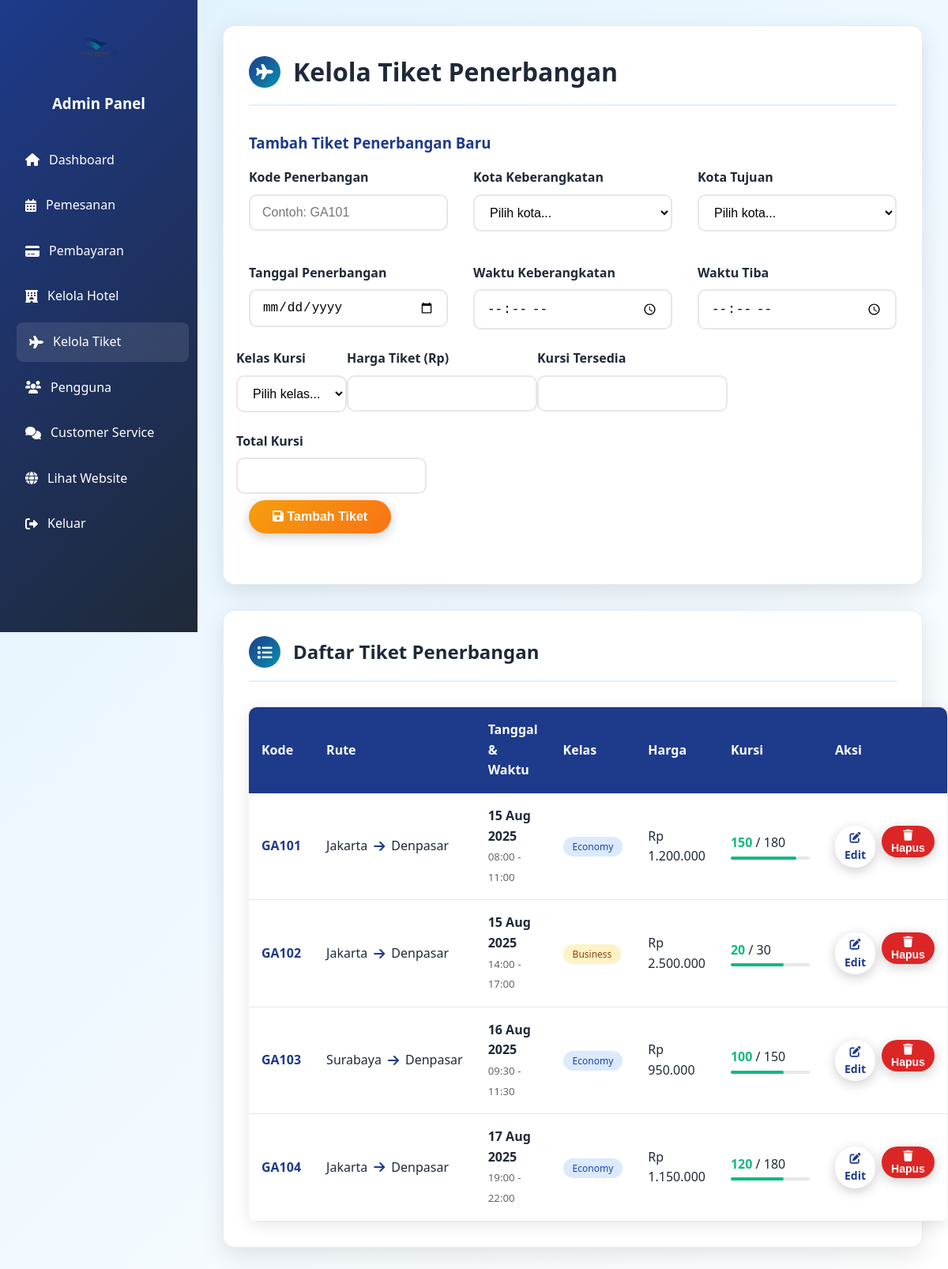
Screenshot of /admin/tickets.php (signed in) with the database file from the repository.
### tables this page shows
CREATE TABLE tickets (
    id INT AUTO_INCREMENT PRIMARY KEY,
    flight_code VARCHAR(10) NOT NULL,
    departure_city VARCHAR(50) NOT NULL,
    arrival_city VARCHAR(50) NOT NULL,
    flight_date DATE NOT NULL,
    departure_time TIME NOT NULL,
    arrival_time TIME NOT NULL,
    seat_type ENUM('Economy', 'Business', 'First Class') NOT NULL,
    price DECIMAL(10,2) NOT NULL,
    available_seats INT DEFAULT 0,
    total_seats INT DEFAULT 0,
    aircraft_type VARCHAR(50) DEFAULT 'Boeing 737-800',
    created_at TIMESTAMP DEFAULT CURRENT_TIMESTAMP,
    updated_at TIMESTAMP DEFAULT CURRENT_TIMESTAMP ON UPDATE CURRENT_TIMESTAMP
);

### admin/tickets.php (the view, shortened to what this page needs)
<?php
require_once '../includes/config.php';
$tickets_stmt = $pdo->query("SELECT * FROM tickets ORDER BY flight_date ASC, departure_time ASC");
$tickets = $tickets_stmt->fetchAll();
$edit_ticket = null;
?>
<!DOCTYPE html>
<html lang="id">
<head>
    <link rel="stylesheet" href="../css/style.css">
    <link rel="stylesheet" href="https://cdnjs.cloudflare.com/ajax/libs/font-awesome/6.0.0/css/all.min.css">
</head>
<body>
    <div class="admin-sidebar">
        <div style="text-align: center; margin-bottom: 2rem;">
            <img src="../Assets/images/Logo(Vertikal).png" alt="Garuda Indonesia" style="height: 60px; margin-bottom: 1rem;">
            <h3 style="color: var(--white); margin: 0;">Admin Panel</h3>
        </div>
        <ul class="admin-nav">
            <li><a href="dashboard.php"><i class="fas fa-home"></i> Dashboard</a></li>
            <li><a href="bookings.php"><i class="fas fa-calendar-alt"></i> Pemesanan</a></li>
            <li><a href="payments.php"><i class="fas fa-credit-card"></i> Pembayaran</a></li>
            <li><a href="hotels.php"><i class="fas fa-hotel"></i> Kelola Hotel</a></li>
            <li><a href="tickets.php" class="active"><i class="fas fa-plane"></i> Kelola Tiket</a></li>
            <li><a href="users.php"><i class="fas fa-users"></i> Pengguna</a></li>
            <li><a href="chats.php"><i class="fas fa-comments"></i> Customer Service</a></li>
            <li><a href="../index.php"><i class="fas fa-globe"></i> Lihat Website</a></li>
            <li><a href="../logout.php"><i class="fas fa-sign-out-alt"></i> Keluar</a></li>
        </ul>
    </div>
    <div class="admin-main">
        <div class="card" style="margin-bottom: 2rem;">
            <div class="card-header">
                <div class="card-icon">
                    <i class="fas fa-plane"></i>
                </div>
                <h1>Kelola Tiket Penerbangan</h1>
            </div>
            <form method="POST" action="" style="margin-bottom: 2rem;">
                <h3 style="color: var(--primary-blue); margin-bottom: 1rem;">
                    <?php echo $edit_ticket ? 'Edit Tiket Penerbangan' : 'Tambah Tiket Penerbangan Baru'; ?>
                </h3>
                <div class="row">
                    <div class="col-md-4">
                        <div class="form-group">
                            <label class="form-label">Kode Penerbangan</label>
                            <input type="text" name="flight_code" class="form-control" required
                                   placeholder="Contoh: GA101"
                                   value="<?php echo $edit_ticket ? htmlspecialchars($edit_ticket['flight_code']) : ''; ?>">
                        </div>
                    </div>
                    <div class="col-md-4">
                        <div class="form-group">
                            <label class="form-label">Kota Keberangkatan</label>
                            <select name="departure_city" class="form-control" required>
                                <option value="">Pilih kota...</option>
                            </select>
                        </div>
                    </div>
                    <div class="col-md-4">
                        <div class="form-group">
                            <label class="form-label">Kota Tujuan</label>
                            <select name="arrival_city" class="form-control" required>
                                <option value="">Pilih kota...</option>
                            </select>
                        </div>
                    </div>
                </div>
                <div class="row">
                    <div class="col-md-4">
                        <div class="form-group">
                            <label class="form-label">Tanggal Penerbangan</label>
                            <input type="date" name="flight_date" class="form-control" required
                                   min="<?php echo date('Y-m-d'); ?>"
                                   value="<?php echo $edit_ticket ? $edit_ticket['flight_date'] : ''; ?>">
                        </div>
                    </div>
                    <div class="col-md-4">
                        <div class="form-group">
                            <label class="form-label">Waktu Keberangkatan</label>
                            <input type="time" name="departure_time" class="form-control" required
                                   value="<?php echo $edit_ticket ? $edit_ticket['departure_time'] : ''; ?>">
                        </div>
                    </div>
                    <div class="col-md-4">
                        <div class="form-group">
                            <label class="form-label">Waktu Tiba</label>
                            <input type="time" name="arrival_time" class="form-control" required
                                   value="<?php echo $edit_ticket ? $edit_ticket['arrival_time'] : ''; ?>">
                        </div>
                    </div>
                </div>
                <div class="row">
                    <div class="col-md-3">
                        <div class="form-group">
                            <label class="form-label">Kelas Kursi</label>
                            <select name="seat_type" class="form-control" required>
                                <option value="">Pilih kelas...</option>
                            </select>
                        </div>
                    </div>
                    <div class="col-md-3">
                        <div class="form-group">
                            <label class="form-label">Harga Tiket (Rp)</label>
                            <input type="number" name="price" class="form-control" required
                                   value="<?php echo $edit_ticket ? $edit_ticket['price'] : ''; ?>">
                        </div>
                    </div>
                    <div class="col-md-3">
                        <div class="form-group">
                            <label class="form-label">Kursi Tersedia</label>
                            <input type="number" name="available_seats" class="form-control" required
                                   value="<?php echo $edit_ticket ? $edit_ticket['available_seats'] : ''; ?>">
                        </div>
                    </div>
                    <div class="col-md-3">
                        <div class="form-group">
                            <label class="form-label">Total Kursi</label>
                            <input type="number" name="total_seats" class="form-control" required
                                   value="<?php echo $edit_ticket ? $edit_ticket['total_seats'] : ''; ?>">
                        </div>
                    </div>
                </div>
                <div style="display: flex; gap: 1rem;">
                    <button type="submit" class="btn btn-primary">
                        <i class="fas fa-save"></i> <?php echo $edit_ticket ? 'Update Tiket' : 'Tambah Tiket'; ?>
                    </button>
                </div>
            </form>
        </div>
        <div class="card">
            <div class="card-header">
                <div class="card-icon">
                    <i class="fas fa-list"></i>
                </div>
                <h2>Daftar Tiket Penerbangan</h2>
            </div>
            <?php if (count($tickets) > 0): ?>
                <table class="admin-table">
                    <thead>
                        <tr>
                            <th>Kode</th>
                            <th>Rute</th>
                            <th>Tanggal & Waktu</th>
                            <th>Kelas</th>
                            <th>Harga</th>
                            <th>Kursi</th>
                            <th>Aksi</th>
                        </tr>
                    </thead>
                    <tbody>
                        <?php foreach ($tickets as $ticket): ?>
                        <tr>
                            <td>
                                <strong style="color: var(--primary-blue);"><?php echo htmlspecialchars($ticket['flight_code']); ?></strong>
                            </td>
                            <td>
                                <div style="display: flex; align-items: center; gap: 0.5rem;">
                                    <span><?php echo htmlspecialchars($ticket['departure_city']); ?></span>
                                    <i class="fas fa-arrow-right" style="color: var(--primary-blue);"></i>
                                    <span><?php echo htmlspecialchars($ticket['arrival_city']); ?></span>
                                </div>
                            </td>
                            <td>
                                <div>
                                    <strong><?php echo date('d M Y', strtotime($ticket['flight_date'])); ?></strong><br>
                                    <small style="color: #666;">
                                        <?php echo date('H:i', strtotime($ticket['departure_time'])); ?> -
                                        <?php echo date('H:i', strtotime($ticket['arrival_time'])); ?>
                                    </small>
                                </div>
                            </td>
                            <td>
                                <span class="seat-type-badge seat-<?php echo strtolower(str_replace(' ', '', $ticket['seat_type'])); ?>">
                                    <?php echo $ticket['seat_type']; ?>
                                </span>
                            </td>
                            <td>Rp <?php echo number_format($ticket['price'], 0, ',', '.'); ?></td>
                            <td>
                                <div>
                                    <strong style="color: var(--success);"><?php echo $ticket['available_seats']; ?></strong>
                                    / <?php echo $ticket['total_seats']; ?>
                                </div>
                                <div style="margin-top: 0.25rem;">
                                    <div style="width: 100px; height: 4px; background: #e5e7eb; border-radius: 2px;">
                                        <div style="width: <?php echo ($ticket['available_seats'] / $ticket['total_seats']) * 100; ?>%; height: 100%; background: var(--success); border-radius: 2px;"></div>
                                    </div>
                                </div>
                            </td>
                            <td>
                                <div class="action-buttons">
                                    <a href="tickets.php?edit=<?php echo $ticket['id']; ?>" class="btn btn-secondary btn-sm">
                                        <i class="fas fa-edit"></i> Edit
                                    </a>
                                    <form method="POST" action="" style="display: inline;"
                                          onsubmit="return confirm('Yakin ingin menghapus tiket ini?')">
                                        <button type="submit" class="btn btn-sm" style="background: #dc2626; color: white;">
                                            <i class="fas fa-trash"></i> Hapus
                                        </button>
                                    </form>
                                </div>
                            </td>
                        </tr>
                        <?php endforeach; ?>
                    </tbody>
                </table>
            <?php endif; ?>
        </div>
    </div>
</body>
</html>

### css/style.css (style rules this page uses)
:root { --primary-blue: #1e3a8a; --secondary-blue: #3b82f6; --garuda-teal: #0891b2; --light-blue: #e0f2fe; --gold: #f59e0b; --dark-gray: #1f2937; --light-gray: #f8fafc; --white: #ffffff; --success: #10b981; --danger: #ef4444; --warning: #f59e0b; }
* { margin: 0; padding: 0; box-sizing: border-box; }
body { font-family: 'Segoe UI', Tahoma, Geneva, Verdana, sans-serif; background: linear-gradient(135deg, var(--light-blue) 0%, var(--white) 100%); color: var(--dark-gray); line-height: 1.6; min-height: 100vh; }
.btn { display: inline-block; padding: 12px 30px; border-radius: 25px; text-decoration: none; font-weight: 600; text-align: center; transition: all 0.3s ease; border: none; cursor: pointer; font-size: 1rem; box-shadow: 0 4px 15px rgba(0, 0, 0, 0.2); }
.btn-primary { background: linear-gradient(135deg, var(--gold) 0%, #f97316 100%); color: var(--white); }
.btn-secondary { background: var(--white); color: var(--primary-blue); }
.card { background: var(--white); border-radius: 15px; padding: 2rem; box-shadow: 0 10px 30px rgba(0, 0, 0, 0.1); transition: transform 0.3s ease, box-shadow 0.3s ease; border: 1px solid rgba(30, 58, 138, 0.1); }
.card-header { border-bottom: 2px solid var(--light-blue); padding-bottom: 1rem; margin-bottom: 2rem; display: flex; align-items: center; gap: 1rem; }
.card-icon { width: 40px; height: 40px; background: linear-gradient(135deg, var(--primary-blue), var(--garuda-teal)); border-radius: 50%; display: flex; align-items: center; justify-content: center; color: var(--white); font-size: 1.2rem; }
.form-group { margin-bottom: 1.5rem; }
.form-label { display: block; margin-bottom: 0.5rem; font-weight: 600; color: var(--dark-gray); }
.form-control { width: 100%; padding: 12px 15px; border: 2px solid #e5e7eb; border-radius: 10px; font-size: 1rem; transition: border-color 0.3s ease, box-shadow 0.3s ease; background: var(--white); }
.row { display: flex; flex-wrap: wrap; margin: -1rem; }
.col-md-4 { flex: 0 0 33.333%; max-width: 33.333%; padding: 1rem; }
.fade-in-up { animation: fadeInUp 0.6s ease-out; }

### admin/tickets.php (style rules this page uses)
.admin-sidebar { position: fixed; left: 0; top: 0; width: 250px; height: 100vh; background: linear-gradient(135deg, var(--primary-blue) 0%, var(--dark-gray) 100%); padding: 2rem 1rem; z-index: 1000; overflow-y: auto; }
.admin-main { margin-left: 250px; padding: 2rem; min-height: 100vh; }
.admin-nav { list-style: none; padding: 0; }
.admin-nav li { margin-bottom: 0.5rem; }
.admin-nav a { display: flex; align-items: center; gap: 0.75rem; color: var(--white); text-decoration: none; padding: 0.75rem 1rem; border-radius: 8px; transition: all 0.3s ease; }
.admin-nav a:hover, .admin-nav a.active { background: rgba(255, 255, 255, 0.1); transform: translateX(5px); }
.admin-table { width: 100%; border-collapse: collapse; background: var(--white); border-radius: 10px; overflow: hidden; box-shadow: 0 4px 20px rgba(0, 0, 0, 0.1); }
.admin-table th { background: var(--primary-blue); color: var(--white); padding: 1rem; text-align: left; }
.admin-table td { padding: 1rem; border-bottom: 1px solid #e5e7eb; }
.action-buttons { display: flex; gap: 0.5rem; }
.btn-sm { padding: 0.25rem 0.75rem; font-size: 0.875rem; }
.seat-type-badge { padding: 0.25rem 0.75rem; border-radius: 20px; font-size: 0.75rem; font-weight: 500; }
.seat-economy { background: #dbeafe; color: #1e40af; }
.seat-business { background: #fef3c7; color: #92400e; }

### rows the page displays
tickets: flight_code "GA101", departure_city "Jakarta", arrival_city "Denpasar", flight_date "15 Aug 2025", departure_time "08:00", arrival_time "11:00", seat_type "Economy", price "1.200.000", available_seats "150", total_seats "180"
tickets: flight_code "GA102", departure_city "Jakarta", arrival_city "Denpasar", flight_date "15 Aug 2025", departure_time "14:00", arrival_time "17:00", seat_type "Business", price "2.500.000", available_seats "20", total_seats "30"
tickets: flight_code "GA103", departure_city "Surabaya", arrival_city "Denpasar", flight_date "16 Aug 2025", departure_time "09:30", arrival_time "11:30", seat_type "Economy", price "950.000", available_seats "100", total_seats "150"
tickets: flight_code "GA104", departure_city "Jakarta", arrival_city "Denpasar", flight_date "17 Aug 2025", departure_time "19:00", arrival_time "22:00", seat_type "Economy", price "1.150.000", available_seats "120", total_seats "180"
